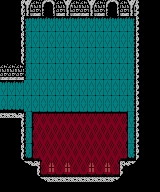

This is a level from a 2D game, rendered from its Tiled map with the project's own tilesets. A one-line summary and the complete map file follow:
An orthogonal 20x12 tile map with 8x16 px tiles, 1 tile layer (Tile Layer 1), 3 tilesets.

<map version="1.10" tiledversion="1.11.2" orientation="orthogonal" renderorder="right-down" width="20" height="12" tilewidth="8" tileheight="16" infinite="0" nextlayerid="2" nextobjectid="1">
 <tileset firstgid="1" name="castle_stone" tilewidth="8" tileheight="16" tilecount="20" columns="20">
  <image source="../gfx/tiles/castle_stone.png" width="160" height="16" />
 </tileset>
 <tileset firstgid="21" name="castle_tile" tilewidth="8" tileheight="16" tilecount="15" columns="15">
  <image source="../gfx/tiles/castle_tile.png" width="120" height="16" />
 </tileset>
 <tileset firstgid="36" name="castle_carpet" tilewidth="8" tileheight="16" tilecount="11" columns="11">
  <image source="../gfx/tiles/castle_carpet.png" width="88" height="16" />
 </tileset>
 <layer id="1" name="Tile Layer 1" width="20" height="12">
  <data>
   <tile gid="9" />
   <tile gid="9" />
   <tile gid="4" />
   <tile gid="2" />
   <tile gid="1" />
   <tile gid="12" />
   <tile gid="13" />
   <tile gid="1" />
   <tile gid="2" />
   <tile gid="1" />
   <tile gid="1" />
   <tile gid="2" />
   <tile gid="1" />
   <tile gid="12" />
   <tile gid="13" />
   <tile gid="1" />
   <tile gid="2" />
   <tile gid="5" />
   <tile gid="9" />
   <tile gid="9" />
   <tile gid="9" />
   <tile gid="9" />
   <tile gid="4" />
   <tile gid="22" />
   <tile gid="23" />
   <tile gid="23" />
   <tile gid="23" />
   <tile gid="23" />
   <tile gid="23" />
   <tile gid="23" />
   <tile gid="23" />
   <tile gid="23" />
   <tile gid="23" />
   <tile gid="23" />
   <tile gid="23" />
   <tile gid="23" />
   <tile gid="24" />
   <tile gid="5" />
   <tile gid="9" />
   <tile gid="9" />
   <tile gid="9" />
   <tile gid="9" />
   <tile gid="4" />
   <tile gid="25" />
   <tile gid="21" />
   <tile gid="21" />
   <tile gid="21" />
   <tile gid="21" />
   <tile gid="21" />
   <tile gid="21" />
   <tile gid="21" />
   <tile gid="21" />
   <tile gid="21" />
   <tile gid="21" />
   <tile gid="21" />
   <tile gid="21" />
   <tile gid="26" />
   <tile gid="5" />
   <tile gid="9" />
   <tile gid="9" />
   <tile gid="9" />
   <tile gid="9" />
   <tile gid="4" />
   <tile gid="25" />
   <tile gid="21" />
   <tile gid="21" />
   <tile gid="21" />
   <tile gid="21" />
   <tile gid="21" />
   <tile gid="21" />
   <tile gid="21" />
   <tile gid="21" />
   <tile gid="21" />
   <tile gid="21" />
   <tile gid="21" />
   <tile gid="21" />
   <tile gid="26" />
   <tile gid="5" />
   <tile gid="9" />
   <tile gid="9" />
   <tile gid="1" />
   <tile gid="1" />
   <tile gid="1" />
   <tile gid="25" />
   <tile gid="21" />
   <tile gid="21" />
   <tile gid="21" />
   <tile gid="21" />
   <tile gid="21" />
   <tile gid="21" />
   <tile gid="21" />
   <tile gid="21" />
   <tile gid="21" />
   <tile gid="21" />
   <tile gid="21" />
   <tile gid="21" />
   <tile gid="26" />
   <tile gid="5" />
   <tile gid="9" />
   <tile gid="9" />
   <tile gid="23" />
   <tile gid="23" />
   <tile gid="23" />
   <tile gid="21" />
   <tile gid="21" />
   <tile gid="21" />
   <tile gid="21" />
   <tile gid="21" />
   <tile gid="21" />
   <tile gid="21" />
   <tile gid="21" />
   <tile gid="21" />
   <tile gid="21" />
   <tile gid="21" />
   <tile gid="21" />
   <tile gid="21" />
   <tile gid="26" />
   <tile gid="5" />
   <tile gid="9" />
   <tile gid="9" />
   <tile gid="28" />
   <tile gid="28" />
   <tile gid="28" />
   <tile gid="21" />
   <tile gid="21" />
   <tile gid="21" />
   <tile gid="21" />
   <tile gid="21" />
   <tile gid="21" />
   <tile gid="21" />
   <tile gid="21" />
   <tile gid="21" />
   <tile gid="21" />
   <tile gid="21" />
   <tile gid="21" />
   <tile gid="21" />
   <tile gid="26" />
   <tile gid="5" />
   <tile gid="9" />
   <tile gid="9" />
   <tile gid="7" />
   <tile gid="7" />
   <tile gid="8" />
   <tile gid="25" />
   <tile gid="37" />
   <tile gid="38" />
   <tile gid="38" />
   <tile gid="38" />
   <tile gid="38" />
   <tile gid="38" />
   <tile gid="38" />
   <tile gid="38" />
   <tile gid="38" />
   <tile gid="38" />
   <tile gid="38" />
   <tile gid="39" />
   <tile gid="26" />
   <tile gid="5" />
   <tile gid="9" />
   <tile gid="9" />
   <tile gid="9" />
   <tile gid="9" />
   <tile gid="4" />
   <tile gid="25" />
   <tile gid="40" />
   <tile gid="36" />
   <tile gid="36" />
   <tile gid="36" />
   <tile gid="36" />
   <tile gid="36" />
   <tile gid="36" />
   <tile gid="36" />
   <tile gid="36" />
   <tile gid="36" />
   <tile gid="36" />
   <tile gid="41" />
   <tile gid="26" />
   <tile gid="5" />
   <tile gid="9" />
   <tile gid="9" />
   <tile gid="9" />
   <tile gid="9" />
   <tile gid="4" />
   <tile gid="27" />
   <tile gid="42" />
   <tile gid="36" />
   <tile gid="36" />
   <tile gid="36" />
   <tile gid="36" />
   <tile gid="36" />
   <tile gid="36" />
   <tile gid="36" />
   <tile gid="36" />
   <tile gid="36" />
   <tile gid="36" />
   <tile gid="44" />
   <tile gid="29" />
   <tile gid="5" />
   <tile gid="9" />
   <tile gid="9" />
   <tile gid="9" />
   <tile gid="9" />
   <tile gid="9" />
   <tile gid="10" />
   <tile gid="8" />
   <tile gid="42" />
   <tile gid="46" />
   <tile gid="43" />
   <tile gid="46" />
   <tile gid="43" />
   <tile gid="43" />
   <tile gid="46" />
   <tile gid="43" />
   <tile gid="46" />
   <tile gid="44" />
   <tile gid="6" />
   <tile gid="11" />
   <tile gid="9" />
   <tile gid="9" />
   <tile gid="9" />
   <tile gid="9" />
   <tile gid="9" />
   <tile gid="9" />
   <tile gid="9" />
   <tile gid="9" />
   <tile gid="10" />
   <tile gid="7" />
   <tile gid="7" />
   <tile gid="7" />
   <tile gid="7" />
   <tile gid="7" />
   <tile gid="7" />
   <tile gid="7" />
   <tile gid="7" />
   <tile gid="11" />
   <tile gid="9" />
   <tile gid="9" />
   <tile gid="9" />
   <tile gid="9" />
   <tile gid="9" />
  </data>
 </layer>
</map>
